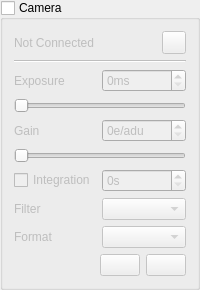
         <widget class="QGroupBox" name="camera_group">
          <property name="sizePolicy">
           <sizepolicy hsizetype="Preferred" vsizetype="Fixed">
            <horstretch>0</horstretch>
            <verstretch>0</verstretch>
           </sizepolicy>
          </property>
          <property name="title">
           <string>Camera</string>
          </property>
          <property name="checkable">
           <bool>true</bool>
          </property>
          <property name="checked">
           <bool>false</bool>
          </property>
          <layout class="QFormLayout" name="formLayout_8">
           <item row="0" column="0" colspan="2">
            <layout class="QHBoxLayout" name="horizontallayout_11">
             <item>
              <widget class="QLabel" name="camera_name_label">
               <property name="sizePolicy">
                <sizepolicy hsizetype="Ignored" vsizetype="Preferred">
                 <horstretch>0</horstretch>
                 <verstretch>0</verstretch>
                </sizepolicy>
               </property>
               <property name="text">
                <string>Not Connected</string>
               </property>
               <property name="wordWrap">
                <bool>true</bool>
               </property>
              </widget>
             </item>
             <item>
              <widget class="QToolButton" name="camera_settings_btn">
               <property name="sizePolicy">
                <sizepolicy hsizetype="Fixed" vsizetype="Preferred">
                 <horstretch>0</horstretch>
                 <verstretch>0</verstretch>
                </sizepolicy>
               </property>
               <property name="text">
                <string/>
               </property>
               <property name="icon">
                <iconset resource="resources/res.qrc">
                 <normaloff>:/icons/ic_settings_white_48px.svg</normaloff>:/icons/ic_settings_white_48px.svg</iconset>
               </property>
               <property name="popupMode">
                <enum>QToolButton::InstantPopup</enum>
               </property>
              </widget>
             </item>
            </layout>
           </item>
           <item row="1" column="0" colspan="2">
            <widget class="QFrame" name="camera_frame">
             <property name="frameShape">
              <enum>QFrame::NoFrame</enum>
             </property>
             <property name="frameShadow">
              <enum>QFrame::Plain</enum>
             </property>
             <property name="lineWidth">
              <number>0</number>
             </property>
             <layout class="QGridLayout" name="gridLayout">
              <property name="leftMargin">
               <number>0</number>
              </property>
              <property name="topMargin">
               <number>0</number>
              </property>
              <property name="rightMargin">
               <number>0</number>
              </property>
              <property name="bottomMargin">
               <number>0</number>
              </property>
              <item row="1" column="1">
               <widget class="QSpinBox" name="camera_exposure_spinbox">
                <property name="sizePolicy">
                 <sizepolicy hsizetype="Minimum" vsizetype="Fixed">
                  <horstretch>0</horstretch>
                  <verstretch>0</verstretch>
                 </sizepolicy>
                </property>
                <property name="focusPolicy">
                 <enum>Qt::StrongFocus</enum>
                </property>
                <property name="suffix">
                 <string>ms</string>
                </property>
               </widget>
              </item>
              <item row="6" column="0">
               <widget class="QLabel" name="camera_filter_label">
                <property name="text">
                 <string>Filter</string>
                </property>
               </widget>
              </item>
              <item row="3" column="1">
               <widget class="QSpinBox" name="camera_gain_spinbox">
                <property name="focusPolicy">
                 <enum>Qt::StrongFocus</enum>
                </property>
                <property name="suffix">
                 <string>e/adu</string>
                </property>
               </widget>
              </item>
              <item row="7" column="1">
               <widget class="QComboBox" name="camera_format_combobox">
                <property name="sizePolicy">
                 <sizepolicy hsizetype="Minimum" vsizetype="Fixed">
                  <horstretch>0</horstretch>
                  <verstretch>0</verstretch>
                 </sizepolicy>
                </property>
                <property name="focusPolicy">
                 <enum>Qt::StrongFocus</enum>
                </property>
               </widget>
              </item>
              <item row="3" column="0">
               <widget class="QLabel" name="camera_gain_label">
                <property name="sizePolicy">
                 <sizepolicy hsizetype="Fixed" vsizetype="Preferred">
                  <horstretch>0</horstretch>
                  <verstretch>0</verstretch>
                 </sizepolicy>
                </property>
                <property name="text">
                 <string>Gain</string>
                </property>
               </widget>
              </item>
              <item row="0" column="0" colspan="2">
               <widget class="Line" name="line_4">
                <property name="orientation">
                 <enum>Qt::Horizontal</enum>
                </property>
               </widget>
              </item>
              <item row="2" column="0" colspan="2">
               <widget class="QSlider" name="camera_exposure_slider">
                <property name="sizePolicy">
                 <sizepolicy hsizetype="Minimum" vsizetype="Fixed">
                  <horstretch>0</horstretch>
                  <verstretch>0</verstretch>
                 </sizepolicy>
                </property>
                <property name="focusPolicy">
                 <enum>Qt::StrongFocus</enum>
                </property>
                <property name="orientation">
                 <enum>Qt::Horizontal</enum>
                </property>
               </widget>
              </item>
              <item row="8" column="0" colspan="2">
               <layout class="QHBoxLayout" name="horizontallayout_8">
                <item>
                 <spacer name="horizontalSpacer_2">
                  <property name="orientation">
                   <enum>Qt::Horizontal</enum>
                  </property>
                  <property name="sizeHint" stdset="0">
                   <size>
                    <width>40</width>
                    <height>20</height>
                   </size>
                  </property>
                 </spacer>
                </item>
                <item>
                 <widget class="QPushButton" name="camera_loop_button">
                  <property name="sizePolicy">
                   <sizepolicy hsizetype="Fixed" vsizetype="Fixed">
                    <horstretch>0</horstretch>
                    <verstretch>0</verstretch>
                   </sizepolicy>
                  </property>
                  <property name="icon">
                   <iconset resource="resources/res.qrc">
                    <normaloff>:/icons/ic_replay_white_48px.svg</normaloff>:/icons/ic_replay_white_48px.svg</iconset>
                  </property>
                  <property name="iconSize">
                   <size>
                    <width>32</width>
                    <height>32</height>
                   </size>
                  </property>
                  <property name="checkable">
                   <bool>true</bool>
                  </property>
                  <property name="autoDefault">
                   <bool>true</bool>
                  </property>
                 </widget>
                </item>
                <item>
                 <widget class="QPushButton" name="camera_capture_button">
                  <property name="enabled">
                   <bool>false</bool>
                  </property>
                  <property name="sizePolicy">
                   <sizepolicy hsizetype="Fixed" vsizetype="Fixed">
                    <horstretch>0</horstretch>
                    <verstretch>0</verstretch>
                   </sizepolicy>
                  </property>
                  <property name="icon">
                   <iconset resource="resources/res.qrc">
                    <normaloff>:/icons/ic_play_arrow_white_48px.svg</normaloff>:/icons/ic_play_arrow_white_48px.svg</iconset>
                  </property>
                  <property name="iconSize">
                   <size>
                    <width>32</width>
                    <height>32</height>
                   </size>
                  </property>
                  <property name="checkable">
                   <bool>true</bool>
                  </property>
                  <property name="autoDefault">
                   <bool>true</bool>
                  </property>
                 </widget>
                </item>
               </layout>
              </item>
              <item row="6" column="1">
               <widget class="QComboBox" name="camera_filter_combobox">
                <property name="sizePolicy">
                 <sizepolicy hsizetype="Minimum" vsizetype="Fixed">
                  <horstretch>0</horstretch>
                  <verstretch>0</verstretch>
                 </sizepolicy>
                </property>
                <property name="focusPolicy">
                 <enum>Qt::StrongFocus</enum>
                </property>
               </widget>
              </item>
              <item row="1" column="0">
               <widget class="QLabel" name="camera_exposure_label">
                <property name="sizePolicy">
                 <sizepolicy hsizetype="Fixed" vsizetype="Preferred">
                  <horstretch>0</horstretch>
                  <verstretch>0</verstretch>
                 </sizepolicy>
                </property>
                <property name="text">
                 <string>Exposure</string>
                </property>
               </widget>
              </item>
              <item row="4" column="0" colspan="2">
               <widget class="QSlider" name="camera_gain_slider">
                <property name="sizePolicy">
                 <sizepolicy hsizetype="Minimum" vsizetype="Fixed">
                  <horstretch>0</horstretch>
                  <verstretch>0</verstretch>
                 </sizepolicy>
                </property>
                <property name="focusPolicy">
                 <enum>Qt::StrongFocus</enum>
                </property>
                <property name="orientation">
                 <enum>Qt::Horizontal</enum>
                </property>
               </widget>
              </item>
              <item row="7" column="0">
               <widget class="QLabel" name="camera_format_label">
                <property name="text">
                 <string>Format</string>
                </property>
               </widget>
              </item>
              <item row="5" column="1">
               <widget class="QSpinBox" name="camera_integration_spinbox">
                <property name="enabled">
                 <bool>false</bool>
                </property>
                <property name="focusPolicy">
                 <enum>Qt::StrongFocus</enum>
                </property>
                <property name="suffix">
                 <string>s</string>
                </property>
               </widget>
              </item>
              <item row="5" column="0">
               <widget class="QCheckBox" name="camera_integration_checkbox">
                <property name="text">
                 <string>Integration</string>
                </property>
               </widget>
              </item>
             </layout>
            </widget>
           </item>
          </layout>
         </widget>
